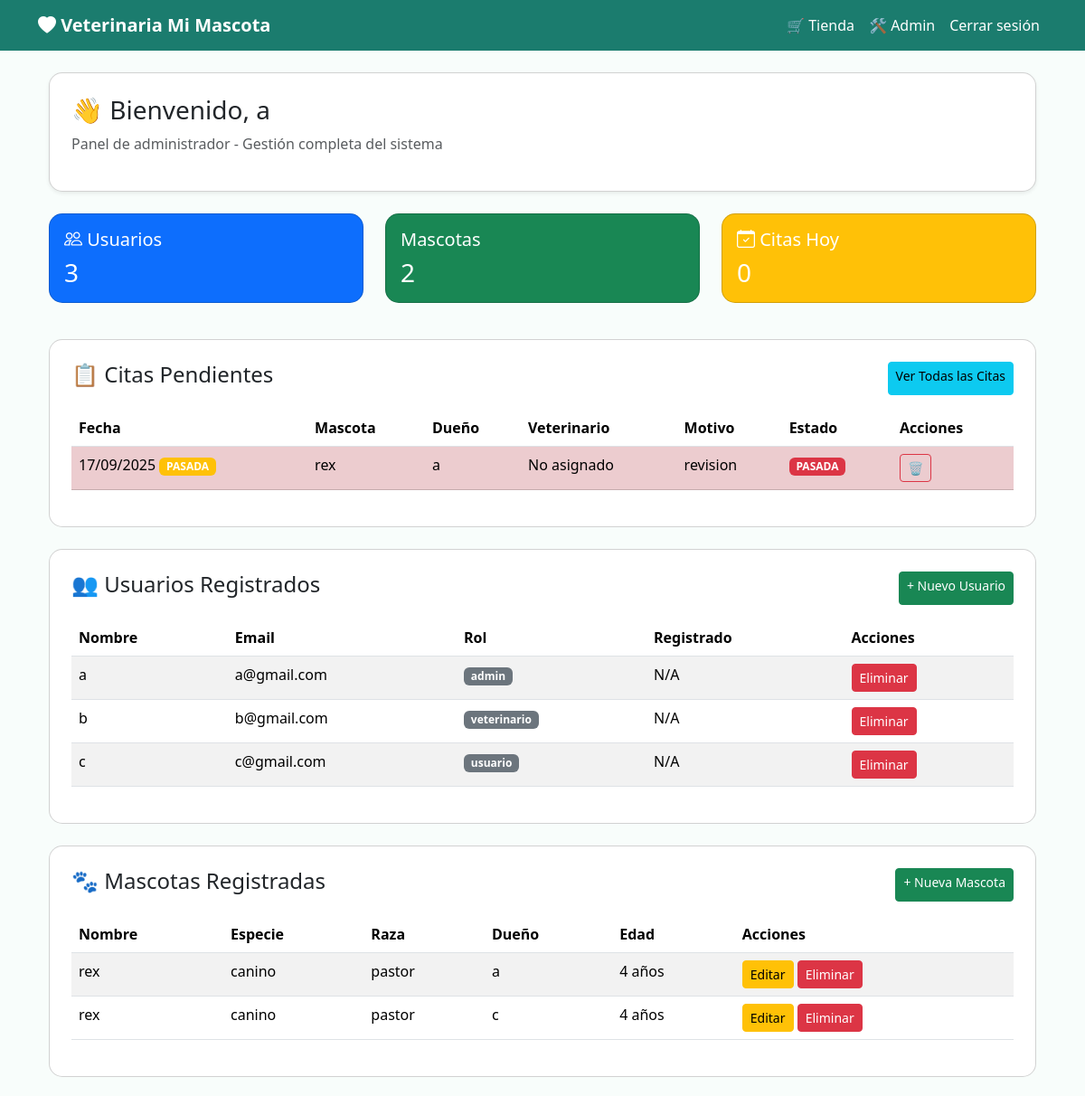
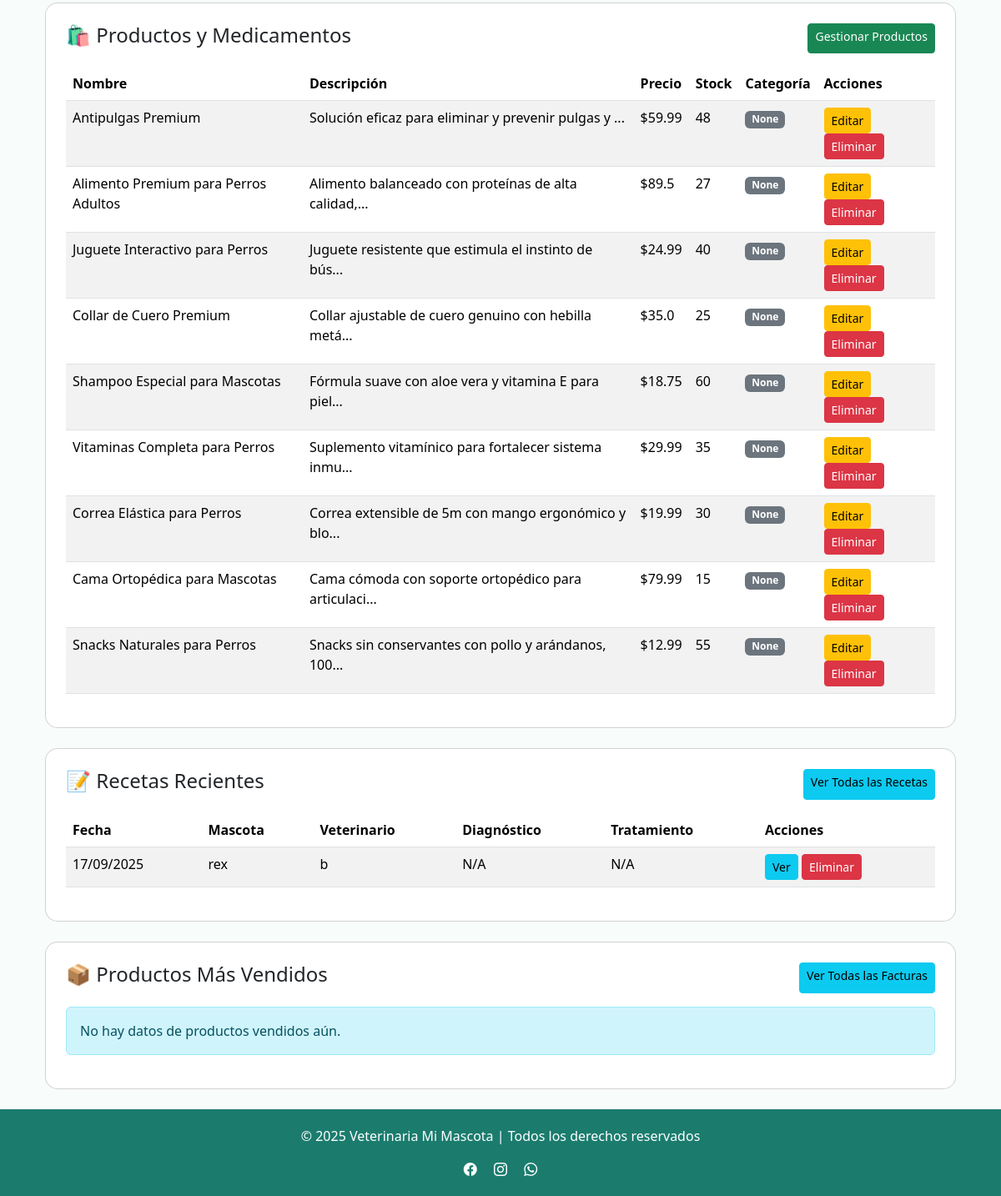
Page /admin (signed in) on the earlier database version (2 pictures, top to bottom).
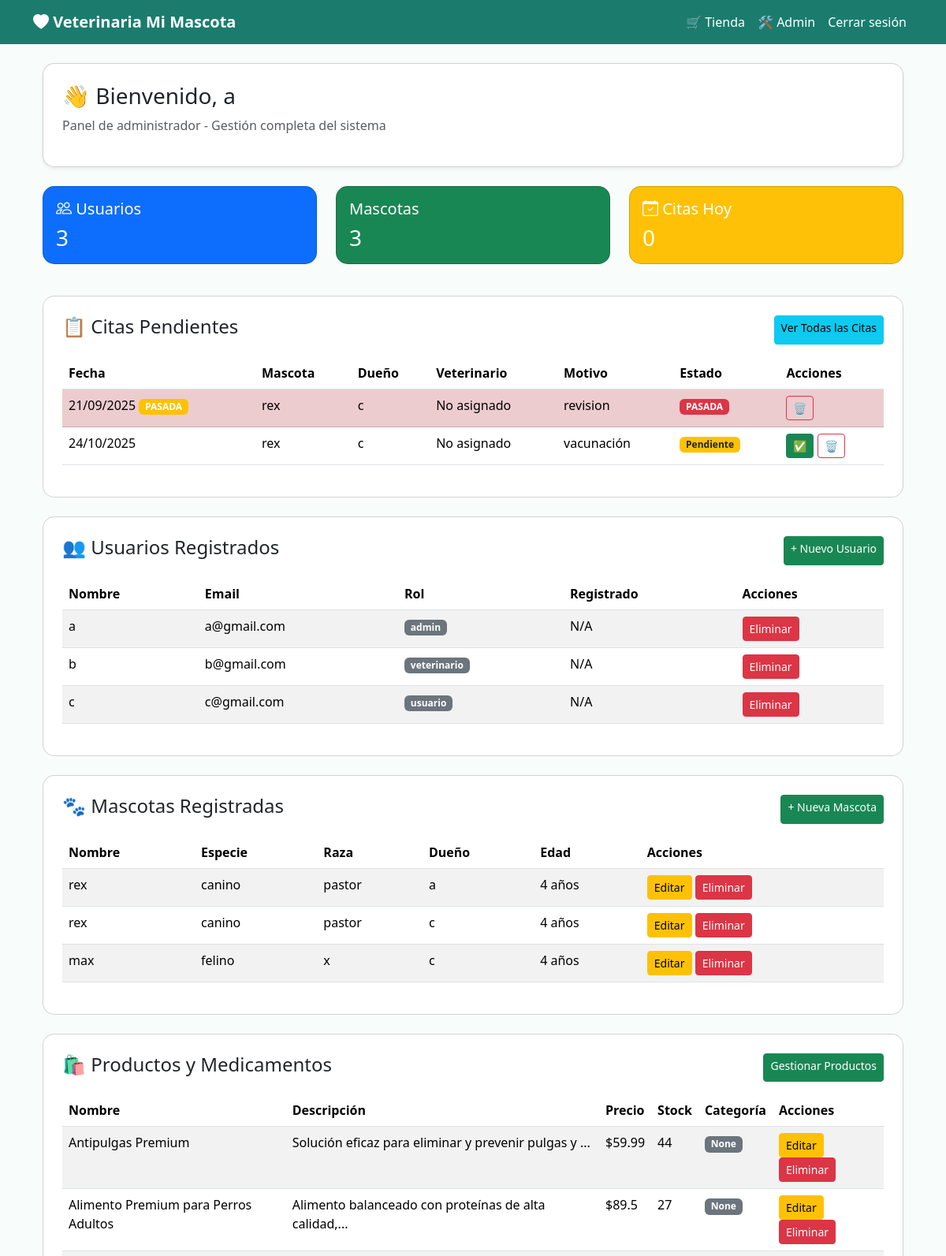
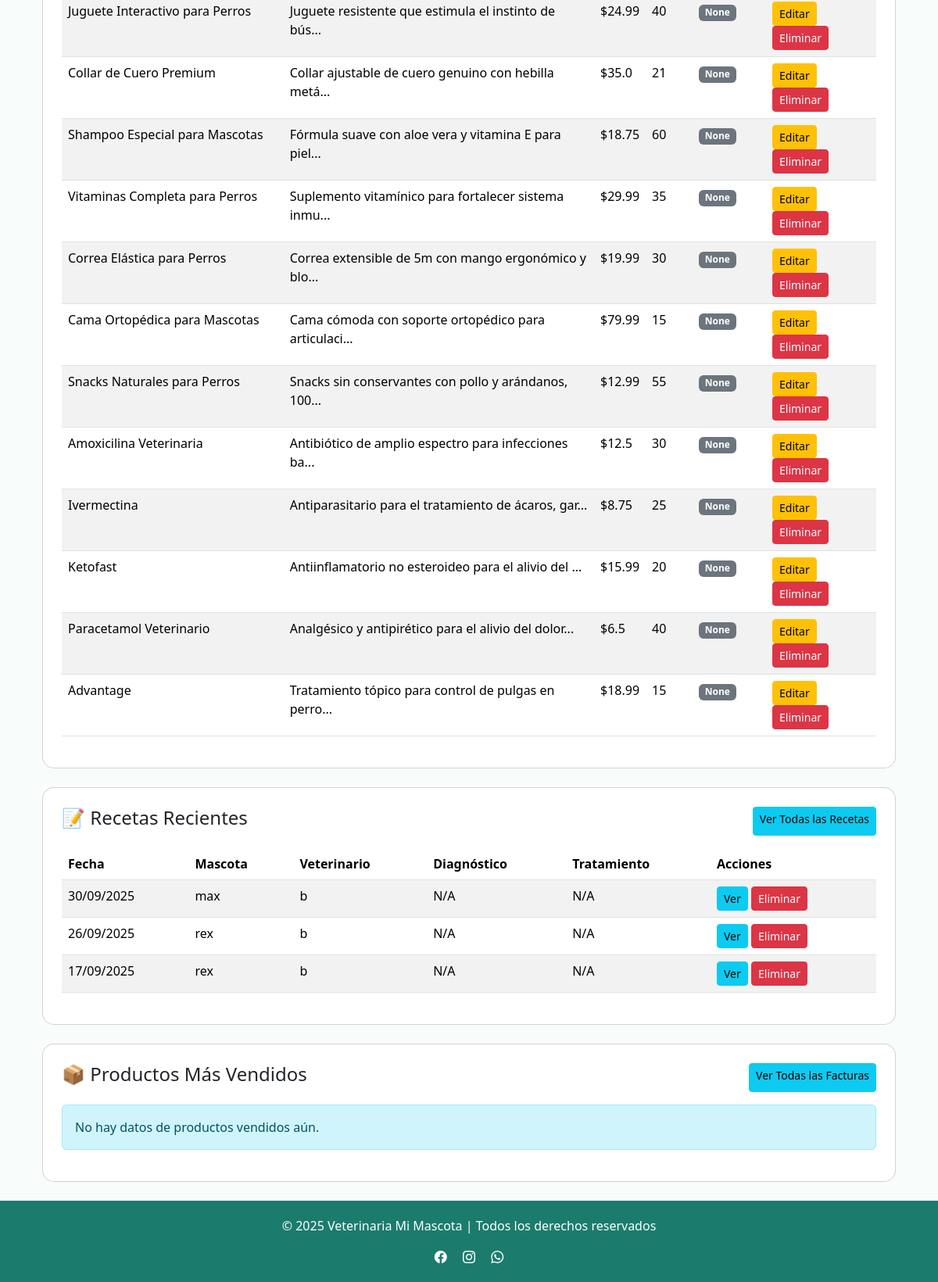
Same page on the later database version (2 pictures, top to bottom).
### app/models/cita.py (models this page shows, shortened)
class Cita(db.Model):
    __tablename__ = 'citas'
    id_cita = db.Column(db.Integer, primary_key=True)
    fecha = db.Column(db.Date, nullable=False)
    hora = db.Column(db.Time, nullable=False)
    motivo = db.Column(db.String(100), nullable=False)
    estado = db.Column(db.String(20), default='pendiente')
    id_mascota = db.Column(db.Integer, db.ForeignKey('mascotas.id_mascota'), nullable=False)
    id_usuario = db.Column(db.Integer, db.ForeignKey('usuarios.id_usuario'), nullable=False)  # Dueño de la mascota
    id_veterinario = db.Column(db.Integer, db.ForeignKey('usuarios.id_usuario'), nullable=True)  # Veterinario asignado
    mascota = db.relationship('Mascota', back_populates='citas')
    historia_clinica = db.relationship('HistoriaClinica', back_populates='cita', uselist=False)
    usuario = db.relationship('Usuario', foreign_keys=[id_usuario], back_populates='citas_cliente')
    veterinario_rel = db.relationship('Usuario', foreign_keys=[id_veterinario], back_populates='citas_veterinario')
    __table_args__ = (
        db.UniqueConstraint('fecha', 'hora', name='_fecha_hora_uc'),
        db.Index('ix_cita_fecha', 'fecha'),
    )

### app/models/mascota.py (models this page shows)
class Mascota(db.Model):
    __tablename__ = "mascotas"
    id_mascota = db.Column(db.Integer, primary_key=True)
    nombre = db.Column(db.String(100), nullable=False)
    especie = db.Column(db.String(50), nullable=False)
    raza = db.Column(db.String(50))
    genero = db.Column(db.String(10))
    fecha_nacimiento = db.Column(db.Date)
    id_usuario = db.Column(db.Integer, db.ForeignKey("usuarios.id_usuario"), nullable=False)
    usuario = db.relationship('Usuario', back_populates='mascotas')
    historia_clinica = db.relationship('HistoriaClinica', back_populates='mascota', uselist=False)
    citas = db.relationship('Cita', back_populates='mascota')
    @property
    def edad(self):
        if self.fecha_nacimiento:
            hoy = date.today()
            return hoy.year - self.fecha_nacimiento.year - (
                (hoy.month, hoy.day) < (self.fecha_nacimiento.month, self.fecha_nacimiento.day)
            )
        return None

### app/models/usuario.py (models this page shows, shortened)
class Usuario(db.Model, UserMixin):
    __tablename__ = 'usuarios'
    id_usuario = db.Column(db.Integer, primary_key=True)
    nombre = db.Column(db.String(100), nullable=False)
    email = db.Column(db.String(100), unique=True, nullable=False)
    contraseña = db.Column(db.String(255), nullable=False)
    rol = db.Column(db.String(20), default='cliente')
    direccion = db.Column(db.String(200))
    telefono = db.Column(db.String(15))
    carrito = db.relationship('Carrito', back_populates='usuario', uselist=False)
    citas_cliente = db.relationship('Cita', foreign_keys='Cita.id_usuario', back_populates='usuario')
    citas_veterinario = db.relationship('Cita', foreign_keys='Cita.id_veterinario', back_populates='veterinario_rel')
    mascotas = db.relationship('Mascota', back_populates='usuario')

### app/models/producto.py (models this page shows, shortened)
class Producto(db.Model):
    __tablename__ = 'productos'
    id_producto = db.Column(db.Integer, primary_key=True)
    nombre = db.Column(db.String(100), nullable=False)
    descripcion = db.Column(db.Text)
    precio = db.Column(db.Float, nullable=False)
    stock = db.Column(db.Integer, default=0)
    imagen = db.Column(db.String(200), default='/static/img/producto-default.jpg')
    categoria = db.Column(db.String(50))
    receta_medicamentos = db.relationship('RecetaMedicamento', back_populates='medicamento')

### app/models/receta.py (models this page shows)
class Receta(db.Model):
    __tablename__ = 'recetas'
    id_receta = db.Column(db.Integer, primary_key=True)
    id_historia = db.Column(db.Integer, db.ForeignKey('historias_clinicas.id_historia'), nullable=False)
    fecha = db.Column(db.Date, default=datetime.date.today)
    medicamentos = db.relationship('RecetaMedicamento', back_populates='receta', cascade='all, delete-orphan', lazy=True)
    historia_clinica = db.relationship('HistoriaClinica', back_populates='recetas')

### app/routes/main.py (the view)
@main_bp.route("/admin")
@login_required
@rol_requerido("admin")
def admin_panel():
    if current_user.rol != "admin":
        flash("No tienes permiso para acceder a este panel", "error")
        return redirect(url_for("main.dashboard"))
    today = date.today()
    tomorrow = today + timedelta(days=1)
    usuarios = Usuario.query.all()
    mascotas = Mascota.query.all()
    citas = Cita.query.filter_by(estado="pendiente").order_by(Cita.fecha.asc()).all()
    productos = Producto.query.all()  # Añadido
    recetas = Receta.query.order_by(Receta.fecha.desc()).limit(10).all()  # Añadido
    citas_hoy = [cita for cita in citas if cita.fecha == today]
    recetas_hoy = Receta.query.filter(
        Receta.fecha >= datetime.combine(today, datetime.min.time()),
        Receta.fecha < datetime.combine(tomorrow, datetime.min.time())
    ).all()
    productos_vendidos = db.session.query(
        Producto.nombre.label('nombre_producto'),
        db.func.sum(DetalleFactura.cantidad).label('total_vendido')
    ).join(DetalleFactura, Producto.id_producto == DetalleFactura.id_producto)\
     .group_by(Producto.nombre)\
     .order_by(db.func.sum(DetalleFactura.cantidad).desc())\
     .all()
    return render_template("admin_panel.html",
                          usuarios=usuarios,
                          mascotas=mascotas,
                          citas=citas,
                          productos=productos,  # Añadido
                          recetas=recetas,      # Añadido
                          citas_hoy=citas_hoy,
                          recetas_hoy=recetas_hoy,
                          today=today)
    productos_vendidos=productos_vendidos,

### app/templates/admin_panel.html (shortened to what the changed rows need)
{% extends "base.html" %}
{% block content %}
<div class="container mt-4">
    <div class="card p-4 shadow-sm">
        <h1 class="h3">👋 Bienvenido, {{ current_user.nombre }}</h1>
        <p class="text-muted">Panel de administrador - Gestión completa del sistema</p>
    </div>
    <div class="row mt-4">
        <div class="col-md-4 mb-3">
            <div class="card bg-success text-white">
                <div class="card-body">
                    <h5 class="card-title"> Mascotas</h5>
                    <p class="card-text h3">{{ mascotas|length }}</p>
                </div>
            </div>
        </div>
    </div>
    <div class="card mt-4 p-4">
        <div class="d-flex justify-content-between mb-3">
            <h2 class="h4">📋 Citas Pendientes</h2>
        </div>
        {% if citas %}
            <table class="table table-striped">
                <thead>
                    <tr>
                        <th>Fecha</th>
                        <th>Mascota</th>
                        <th>Dueño</th>
                        <th>Veterinario</th>
                        <th>Motivo</th>
                        <th>Estado</th>
                        <th>Acciones</th>
                    </tr>
                </thead>
                <tbody>
                    {% for cita in citas %}
                        {% if cita.estado == 'pendiente' %}
                        <tr {% if cita.fecha < today %}class="table-danger"{% endif %}>
                            <td>
                                {{ cita.fecha.strftime('%d/%m/%Y') }}
                                {% if cita.fecha < today %}
                                    <span class="badge bg-warning">PASADA</span>
                                {% endif %}
                            </td>
                            <td>{{ cita.mascota.nombre }}</td>
                            <td>{{ cita.mascota.usuario.nombre }}</td>
                            <td>{{ cita.veterinario.nombre if cita.veterinario else 'No asignado' }}</td>
                            <td>{{ cita.motivo or 'Sin motivo' }}</td>
                            <td>
                                {% if cita.fecha < today %}
                                    <span class="badge bg-danger text-white">PASADA</span>
                                {% else %}
                                    <span class="badge bg-warning text-dark">Pendiente</span>
                                {% endif %}
                            </td>
                            <td>
                                {% if cita.fecha < today %}
                                    <a href="{{ url_for('main.eliminar_cita', id_cita=cita.id_cita) }}"
                                       class="btn btn-sm btn-outline-danger"
                                       onclick="return confirm('¿Eliminar esta cita pasada?')">
                                        🗑️
                                    </a>
                                {% else %}
                                    <a href="{{ url_for('main.atender_cita', id_cita=cita.id_cita) }}"
                                       class="btn btn-sm btn-success"
                                       onclick="return confirm('¿Atender esta cita?')">
                                        ✅
                                    </a>
                                    <a href="{{ url_for('main.eliminar_cita', id_cita=cita.id_cita) }}"
                                       class="btn btn-sm btn-outline-danger"
                                       onclick="return confirm('¿Eliminar esta cita?')">
                                        🗑️
                                    </a>
                                {% endif %}
                            </td>
                        </tr>
                        {% endif %}
                    {% endfor %}
                </tbody>
            </table>
        {% else %}
            <div class="alert alert-info">No hay citas pendientes.</div>
        {% endif %}
    </div>
<div class="card mt-4 p-4">
    <div class="d-flex justify-content-between mb-3">
        <h2 class="h4">👥 Usuarios Registrados</h2>
    </div>
    <table class="table table-striped">
        <thead>
            <tr>
                <th>Nombre</th>
                <th>Email</th>
                <th>Rol</th>
                <th>Registrado</th>
                <th>Acciones</th>
            </tr>
        </thead>
        <tbody>
            {% for usuario in usuarios %}
            <tr>
                <td>{{ usuario.nombre }}</td>
                <td>{{ usuario.email }}</td>
                <td><span class="badge bg-secondary">{{ usuario.rol }}</span></td>
                <td>{{ usuario.fecha_registro.strftime('%d/%m/%Y') if usuario.fecha_registro else 'N/A' }}</td>
                <td>
                    <form method="POST" action="{{ url_for('main.eliminar_usuario', id_usuario=usuario.id_usuario) }}"
                          onsubmit="return confirm('¿Eliminar este usuario?\n\n⚠️ Esta acción no se puede deshacer.')"
                          style="display: inline;">
                        <button type="submit" class="btn btn-sm btn-danger">Eliminar</button>
                    </form>
                </td>
            </tr>
            {% endfor %}
        </tbody>
    </table>
</div>
    <div class="card mt-4 p-4">
        <div class="d-flex justify-content-between mb-3">
            <h2 class="h4">🐾 Mascotas Registradas</h2>
        </div>
        <table class="table table-striped">
            <thead>
                <tr>
                    <th>Nombre</th>
                    <th>Especie</th>
                    <th>Raza</th>
                    <th>Dueño</th>
                    <th>Edad</th>
                    <th>Acciones</th>
                </tr>
            </thead>
            <tbody>
                {% for mascota in mascotas %}
                <tr>
                    <td>{{ mascota.nombre }}</td>
                    <td>{{ mascota.especie }}</td>
                    <td>{{ mascota.raza }}</td>
                    <td>{{ mascota.usuario.nombre }}</td>
                    <td>{{ mascota.edad }} años</td>
                    <td>
                        <a href="{{ url_for('mascotas.editar', id_mascota=mascota.id_mascota) }}"
                           class="btn btn-sm btn-warning">Editar</a>
                        <a href="{{ url_for('mascotas.eliminar', id_mascota=mascota.id_mascota) }}"
                           class="btn btn-sm btn-danger"
                           onclick="return confirm('¿Eliminar esta mascota?')">
                            Eliminar
                        </a>
                    </td>
                </tr>
                {% endfor %}
            </tbody>
        </table>
    </div>
    <div class="card mt-4 p-4">
        <div class="d-flex justify-content-between mb-3">
            <h2 class="h4">🛍️ Productos y Medicamentos</h2>
        </div>
        <table class="table table-striped">
            <thead>
                <tr>
                    <th>Nombre</th>
                    <th>Descripción</th>
                    <th>Precio</th>
                    <th>Stock</th>
                    <th>Categoría</th>
                    <th>Acciones</th>
                </tr>
            </thead>
            <tbody>
                {% for producto in productos %}
                <tr>
                    <td>{{ producto.nombre }}</td>
                    <td>{{ producto.descripcion[:50] }}{% if producto.descripcion|length > 50 %}...{% endif %}</td>
                    <td>${{ producto.precio }}</td>
                    <td>{{ producto.stock }}</td>
                    <td><span class="badge bg-secondary">{{ producto.categoria }}</span></td>
                    <td>
                        <a href="{{ url_for('producto.editar', id_producto=producto.id_producto) }}"
                           class="btn btn-sm btn-warning">Editar</a>
                        <a href="{{ url_for('producto.eliminar', id_producto=producto.id_producto) }}"
                           class="btn btn-sm btn-danger"
                           onclick="return confirm('¿Eliminar este producto?')">
                            Eliminar
                        </a>
                    </td>
                </tr>
                {% endfor %}
            </tbody>
        </table>
    </div>
    <div class="card mt-4 p-4">
        <div class="d-flex justify-content-between mb-3">
            <h2 class="h4">📝 Recetas Recientes</h2>
        </div>
        <table class="table table-striped">
            <thead>
                <tr>
                    <th>Fecha</th>
                    <th>Mascota</th>
                    <th>Veterinario</th>
                    <th>Diagnóstico</th>
                    <th>Tratamiento</th>
                    <th>Acciones</th>
                </tr>
            </thead>
            <tbody>
                {% for receta in recetas %}
                <tr>
                    <td>{{ receta.fecha.strftime('%d/%m/%Y') }}</td>
                    <td>{{ receta.historia_clinica.mascota.nombre }}</td>
                    <td>{{ receta.historia_clinica.veterinario.nombre }}</td>
                    <td>{{ receta.diagnostico[:50] if receta.diagnostico else 'N/A' }}{% if receta.diagnostico and receta.diagnostico|length > 50 %}...{% endif %}</td>
                    <td>{{ receta.tratamiento[:50] if receta.tratamiento else 'N/A' }}{% if receta.tratamiento and receta.tratamiento|length > 50 %}...{% endif %}</td>
                    <td>
                        <a href="{{ url_for('receta.detalle', id_receta=receta.id_receta) }}"
                           class="btn btn-sm btn-info">Ver</a>
                        <a href="{{ url_for('receta.eliminar_receta', id_receta=receta.id_receta) }}"
                           class="btn btn-sm btn-danger"
                           onclick="return confirm('¿Eliminar esta receta?')">
                            Eliminar
                        </a>
                    </td>
                </tr>
                {% endfor %}
            </tbody>
        </table>
    </div>
    <div class="card mt-4 p-4">
        <div class="d-flex justify-content-between mb-3">
            <h2 class="h4">📦 Productos Más Vendidos</h2>
        </div>
    </div>
</div>
{% endblock %}

Differences in the rows shown:
removed Cita: fecha "17/09/2025", shows "PASADA", mascota.nombre "rex", mascota.usuario.nombre "a", veterinario "No asignado", motivo "revision"
added Cita: fecha "21/09/2025", shows "PASADA", mascota.nombre "rex", mascota.usuario.nombre "c", veterinario "No asignado", motivo "revision"
added Cita: fecha "24/10/2025", mascota.nombre "rex", mascota.usuario.nombre "c", veterinario "No asignado", motivo "vacunación", shows "Pendiente"
added Mascota: nombre "max", especie "felino", raza "x", usuario.nombre "c", edad "4"
changed Producto "Antipulgas Premium": stock "48" → "44"
changed Producto "Collar de Cuero Premium": stock "25" → "21"
added Producto: nombre "Amoxicilina Veterinaria", descripcion "Antibiótico de amplio espectro para infecciones ba", precio "12.5", stock "30", categoria "None"
added Producto: nombre "Ivermectina", descripcion "Antiparasitario para el tratamiento de ácaros, gar", precio "8.75", stock "25", categoria "None"
added Producto: nombre "Ketofast", descripcion "Antiinflamatorio no esteroideo para el alivio del", precio "15.99", stock "20", categoria "None"
added Producto: nombre "Paracetamol Veterinario", descripcion "Analgésico y antipirético para el alivio del dolor", precio "6.5", stock "40", categoria "None"
added Producto: nombre "Advantage", descripcion "Tratamiento tópico para control de pulgas en perro", precio "18.99", stock "15", categoria "None"
added Receta: fecha "30/09/2025", historia_clinica.mascota.nombre "max", historia_clinica.veterinario.nombre "b", diagnostico "N/A", tratamiento "N/A"
added Receta: fecha "26/09/2025", historia_clinica.mascota.nombre "rex", historia_clinica.veterinario.nombre "b", diagnostico "N/A", tratamiento "N/A"
Other differences:
{{ mascotas|length }}: "2" → "3"
